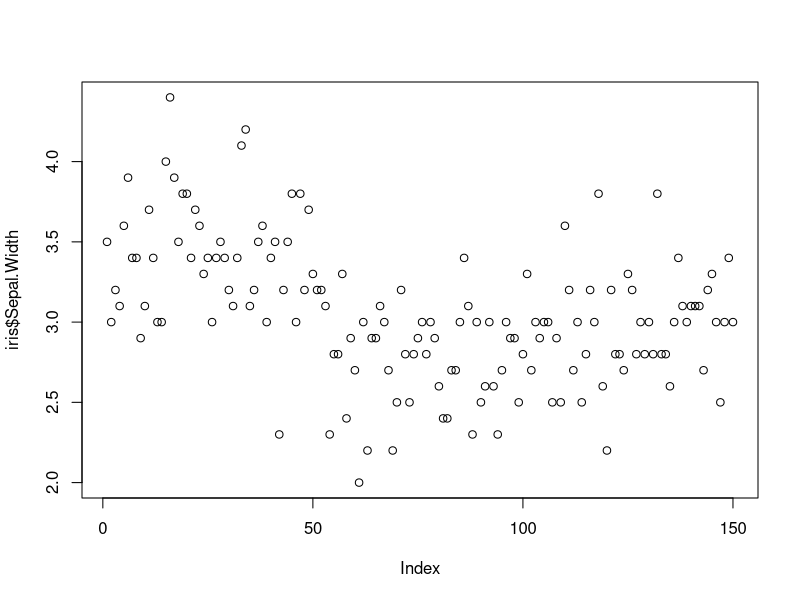

Write the R code that produced this figure.
## ---- chunk 1
data(iris)
summary(iris)
## ---- chunk 2
mean(iris[iris$Species == "setosa", ]$Sepal.Width)
## ---- chunk 3
mean(iris[iris$Species == "versicolor", ]$Sepal.Width)
## ---- chunk 4
max(iris[iris$Species == "virginica", ]$Sepal.Width)
## ---- chunk 5
plot(iris$Sepal.Width)
## ---- chunk 6
a = 44

a *5
